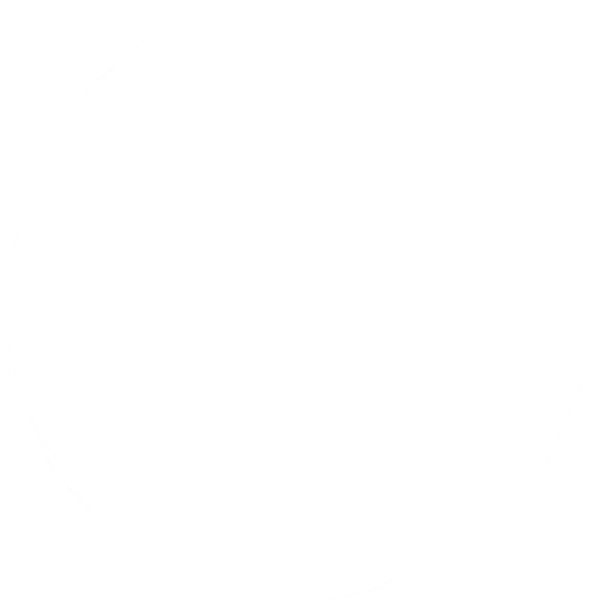
Frame 1 (no input)
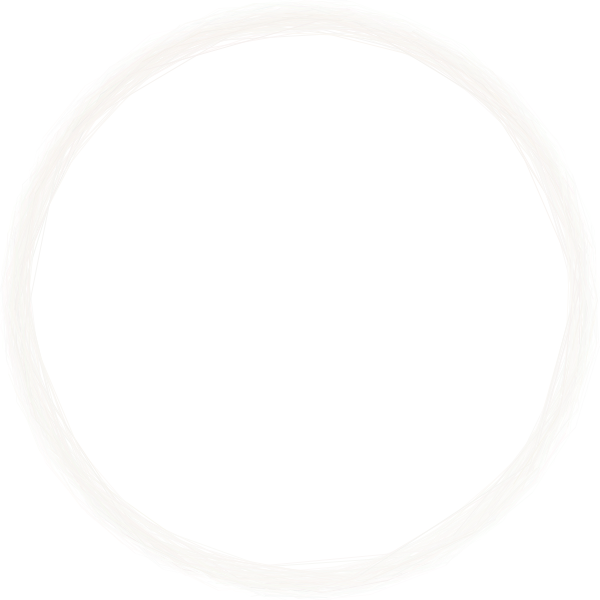
Frame 60 (the mouse pressed at the canvas centre just before this capture)
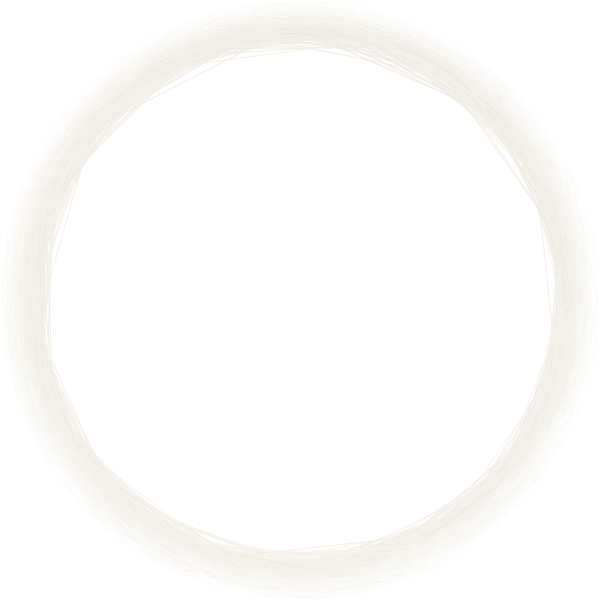
Frame 120 (the mouse held since frame 60 and released just before this capture)

The Processing sketch that drew these frames (run headless with seeded random() and noise(); from frame 60 on, the mouse is pressed at the canvas centre):

// Processing sketch: Sand
// ── Sand.pde


SandPlotter[] plotters;


void setup() {
  size(600, 600);

  plotters = new SandPlotter[25];
  float radius = (float) min(width, height) / 2;
  for (int i = 0; i < plotters.length; i++) {
    // generate random position on circumference of circle
    float angle = random(PI*2);
    float x = width/2 + cos(angle)*radius;
    float y = height/2 + sin(angle)*radius;
    plotters[i] = new SandPlotter(new PVector(x, y), color(random(255), random(200), random(77)));
    plotters[i].angle = angle;
    plotters[i].radius = radius+random(-5, 5);
  }

  background(#FFFFFF);
}

void draw() {
  for (SandPlotter plotter : plotters) {
    plotter.radius -= random(.5);
    if (plotter.radius < 0) noLoop();
    
    float angle = plotter.angle + random(PI/16, PI/4);
    float x = width/2 + cos(angle)*(plotter.radius+random(-0.25, 0.25));
    float y = height/2 + sin(angle)*(plotter.radius+random(-0.25, 0.25));

    plotter.angle = angle;
    plotter.plot(new PVector(x, y));
  }
}


class SandPlotter {
  color sandColor;
  float radius, angle;
  PVector pos;

  public SandPlotter(PVector startPos, color sandColor) {
    this.pos = startPos;
    this.sandColor = sandColor;
  }

  void move(PVector to) {
    pos = to.copy();
  }

  void plot(PVector to) {
    strokeWeight(constrain(3.0/pos.dist(to), 1, 3));
    stroke(lerpColor(get(round(pos.x), round(pos.y)), sandColor, 1.0/pos.dist(to)));
    line(pos.x, pos.y, to.x, to.y);
    pos = to.copy();
  }
}
